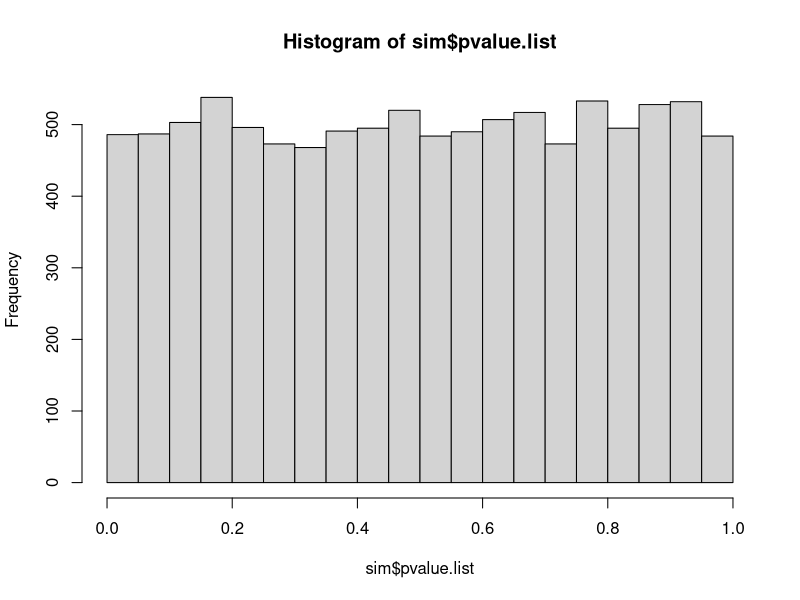
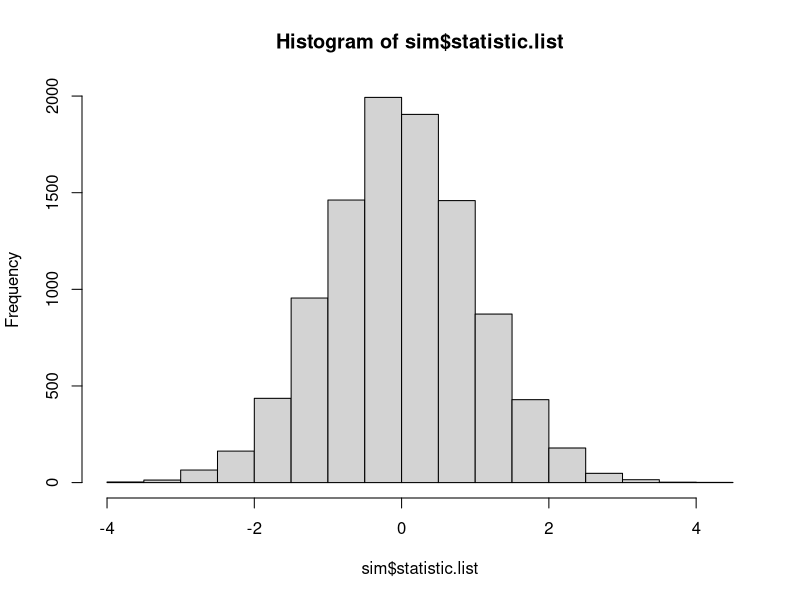
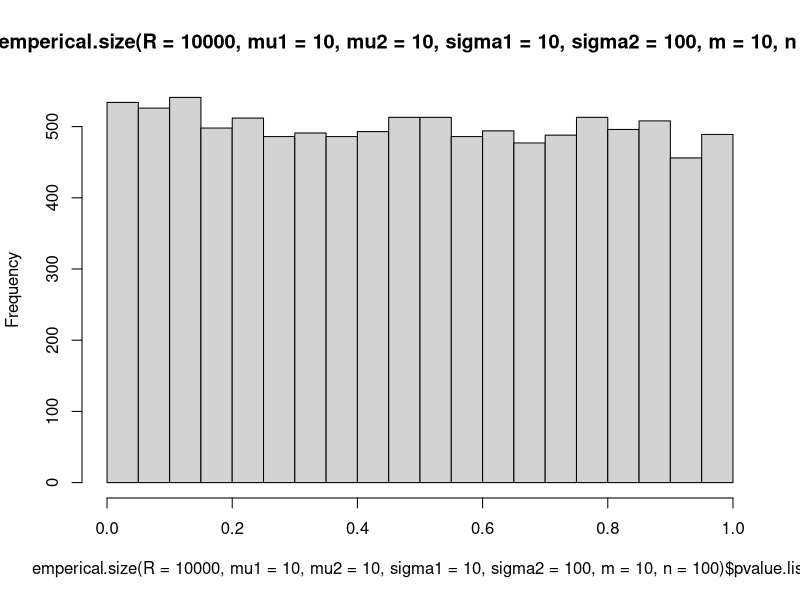
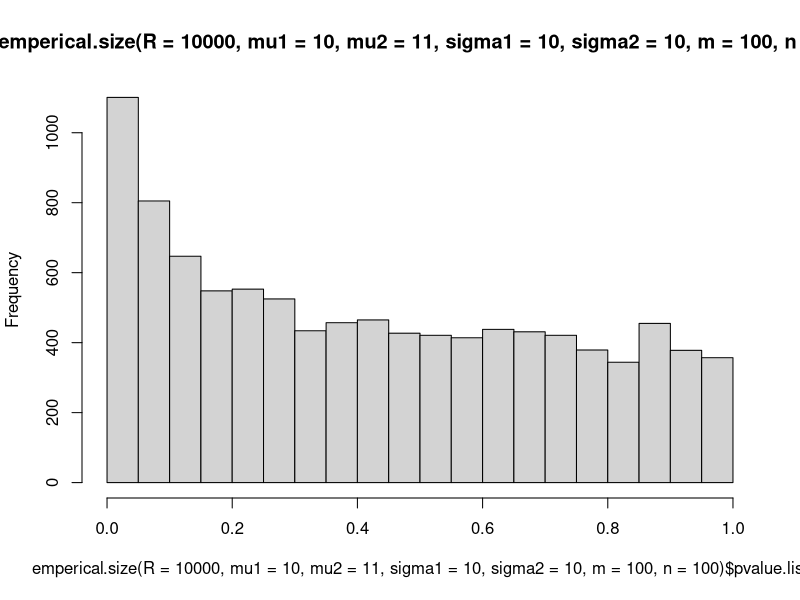
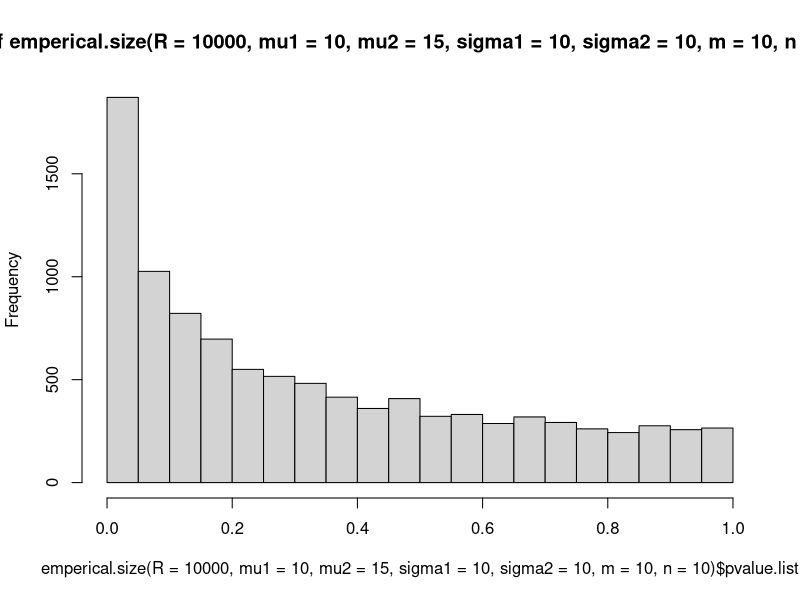
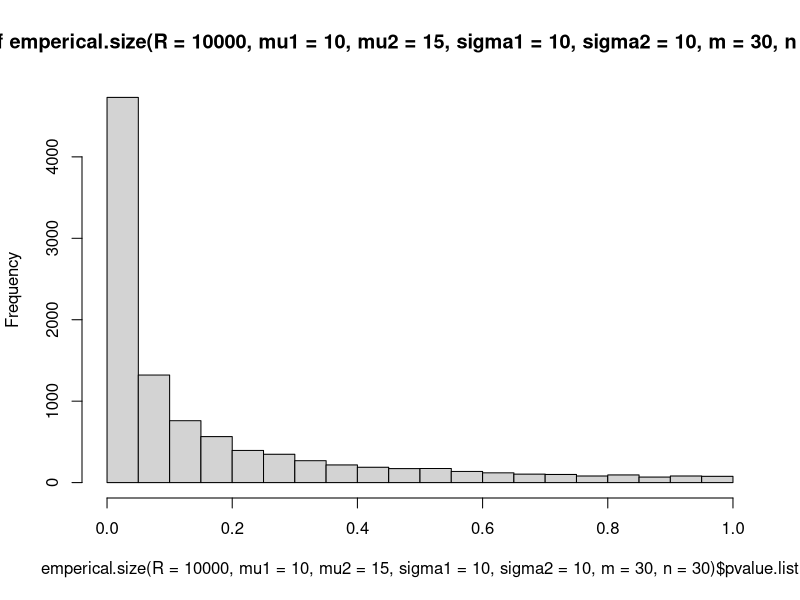
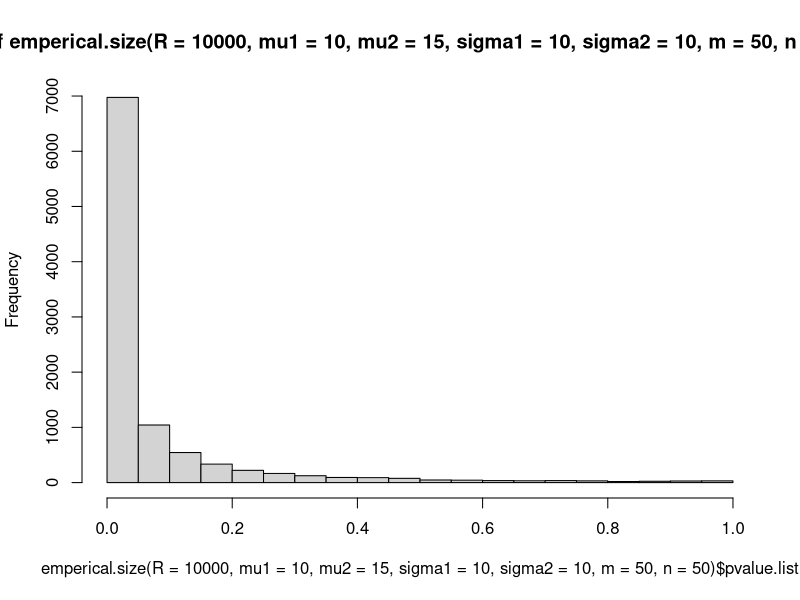
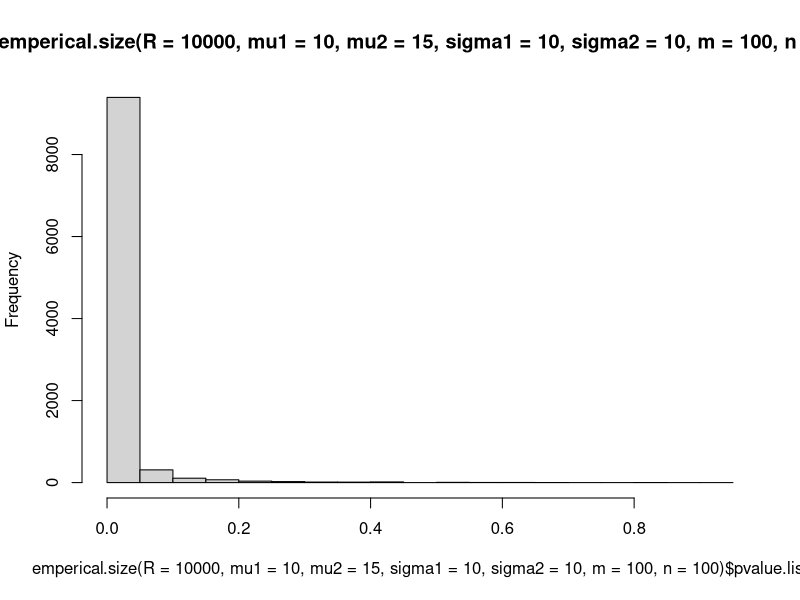

Write the R code that produced these figures, in order.
## ---- chunk 1
set.seed(5)
sigma=5
Control <- rnorm(30,mean=10,sd=sigma)
Dosage <- rnorm(35,mean=12,sd=sigma)
t.test(Control,Dosage)
## ---- chunk 2
emperical.size <- function(R=10000,
                           mu1=0,mu2=0,
                           sigma1=1,sigma2=1,
                           m=30,n=30,
                           level=.05,
                           value=0,
                           direction="two.sided") {
  
  #Define empty lists
  statistic.list <- rep(0,R)
  pvalue.list <- rep(0,R)

  for (i in 1:R) {
    
    # Sample realized data 
    Control <- rnorm(m,mean=mu1,sd=sigma1)
    Dosage <- rnorm(n,mean=mu2,sd=sigma2)
    
    # Testing values
    testing.procedure <- t.test(Control,Dosage,mu=value) 
    statistic.list[i] <- testing.procedure$statistic  
    pvalue.list[i] <-  testing.procedure$p.value

    }
    size <- mean(pvalue.list<=level)
    # return values
    return(list(statistic.list=statistic.list,
                pvalue.list=pvalue.list,
                emperical.size=size)
           ) 
  
}
## ---- chunk 3
emperical.size(R=10,
               mu1=10,mu2=12,
                sigma1=5,sigma2=5
               )           
## ---- chunk 4
sim <- emperical.size(R=10000,
               mu1=10,mu2=10,
                sigma1=5,sigma2=5
               )  
sim$emperical.size
## ---- chunk 5
hist(sim$pvalue.list)
## ---- chunk 6
hist(sim$statistic.list)
## ---- chunk 7
emperical.size(R=10000,mu1=10,mu2=10,sigma1=5,sigma2=5)$emperical.size
emperical.size(R=10000,mu1=10,mu2=12,sigma1=5,sigma2=5)$emperical.size
emperical.size(R=10000,mu1=10,mu2=14,sigma1=5,sigma2=5)$emperical.size
emperical.size(R=10000,mu1=10,mu2=16,sigma1=5,sigma2=5)$emperical.size
## ---- chunk 8
hist(emperical.size(R=10000,mu1=10,mu2=10,sigma1=10,sigma2=100,m=10,n=100)$pvalue.list)
#hist(emperical.size(R=10000,mu1=10,mu2=15,sigma1=10,sigma2=10,m=30,n=30)$pvalue.list)
#hist(emperical.size(R=10000,mu1=10,mu2=15,sigma1=10,sigma2=10,m=50,n=50)$pvalue.list)
hist(emperical.size(R=10000,mu1=10,mu2=11,sigma1=10,sigma2=10,m=100,n=100)$pvalue.list)
## ---- chunk 9
hist(emperical.size(R=10000,mu1=10,mu2=15,sigma1=10,sigma2=10,m=10,n=10)$pvalue.list)
hist(emperical.size(R=10000,mu1=10,mu2=15,sigma1=10,sigma2=10,m=30,n=30)$pvalue.list)
hist(emperical.size(R=10000,mu1=10,mu2=15,sigma1=10,sigma2=10,m=50,n=50)$pvalue.list)
hist(emperical.size(R=10000,mu1=10,mu2=15,sigma1=10,sigma2=10,m=100,n=100)$pvalue.list)
